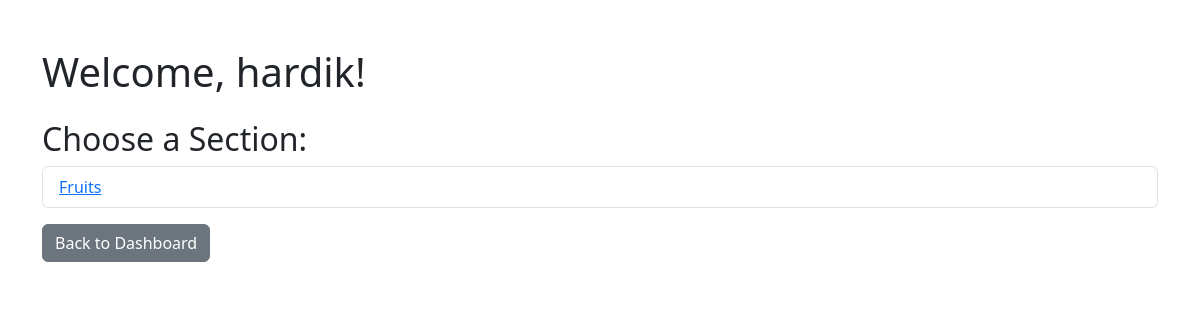
/sections/hardik, run on an earlier commit of the app's database.
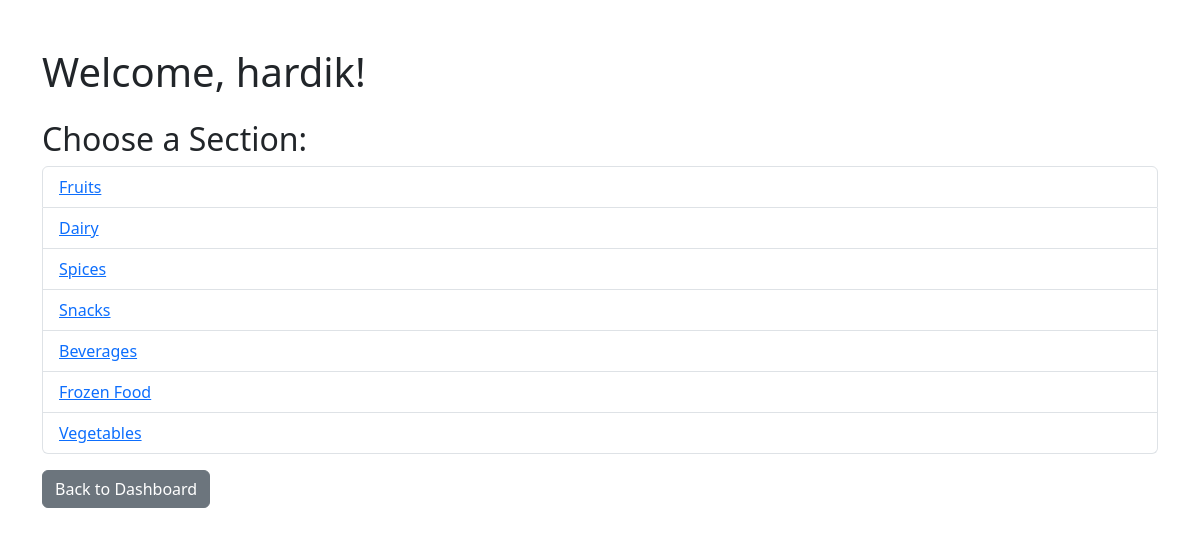
And on a later commit of the database.
### app.py (models this page shows)
class Section(db.Model):
    section_id = db.Column(db.Integer, primary_key=True)
    section_name = db.Column(db.String(100), unique=True, nullable=False)
    section_description = db.Column(db.String(1000), nullable=False)
    products = db.relationship('Product', backref='section', lazy=True, cascade="all, delete-orphan")

### app.py (the view)
@app.route('/sections/<string:uname>', methods=['GET'])
def categories_list(uname):
    s1 = Section.query.all()
    return render_template('user_section_list.html', uname=uname, s1=s1)

### templates/user_section_list.html (shortened to what this page needs)
<!DOCTYPE html>
<html lang="en">
    <head>
        <link rel="stylesheet" href="https://cdn.jsdelivr.net/npm/bootstrap/dist/css/bootstrap.min.css">
    </head>
<body>
    <div class="container mt-5">
        <h1>Welcome, {{ uname }}!</h1>
        <h2 class="mt-4">Choose a Section:</h2>
        <ul class="list-group">
            {% for section in s1 %}
                <li class="list-group-item">
                    <a href="/section/{{ section.section_id }}/{{ uname }}/products">{{ section.section_name }}</a>
                </li>
            {% endfor %}
        </ul>
        <a href="/user/dashboard" class="btn btn-secondary mt-3">Back to Dashboard</a>
    </div>
</body>
</html>

What changed in the data, as far as the page shows it:
added Section: section_name "Dairy"
added Section: section_name "Spices"
added Section: section_name "Snacks"
added Section: section_name "Beverages"
added Section: section_name "Frozen Food"
added Section: section_name "Vegetables"
